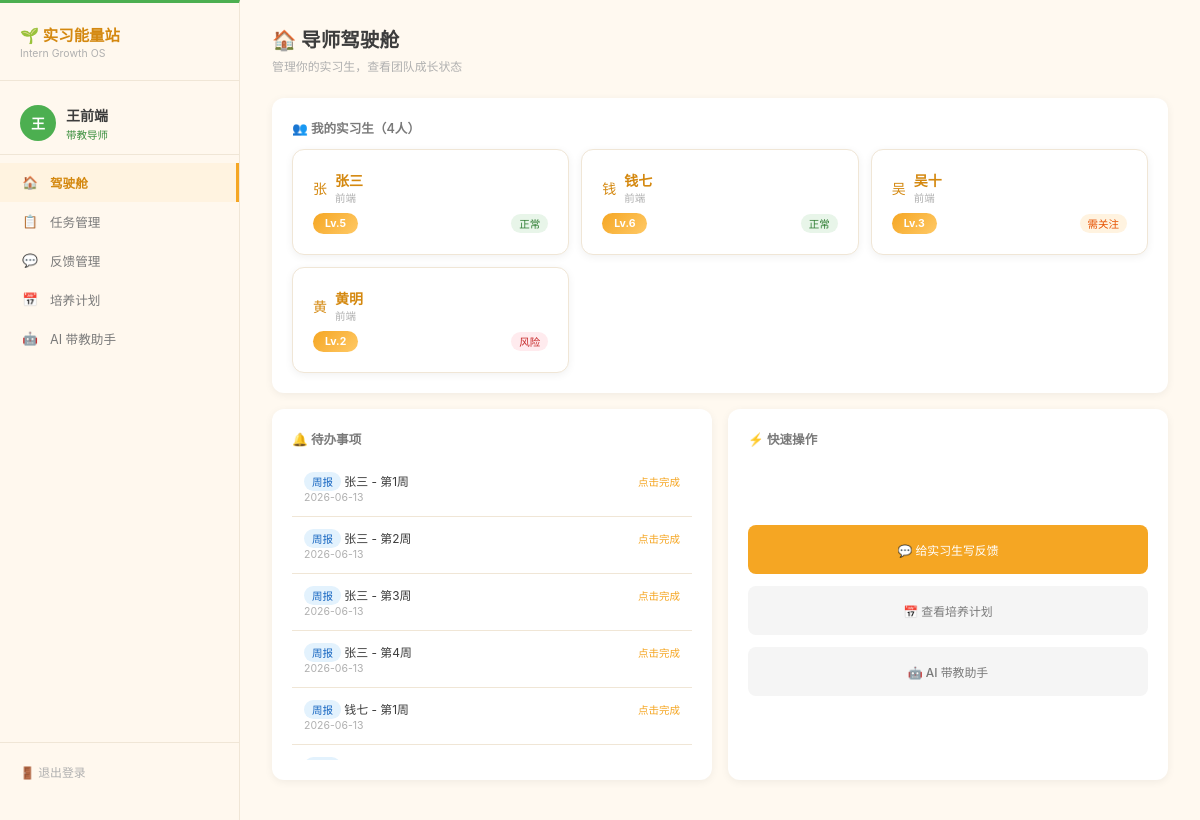
Screenshot of /mentor/dashboard (signed in) with the database file from the repository.
### tables this page shows
CREATE TABLE users (
            id INTEGER PRIMARY KEY AUTOINCREMENT,
            email TEXT UNIQUE NOT NULL,
            password_hash TEXT NOT NULL,
            name TEXT NOT NULL,
            role TEXT NOT NULL CHECK(role IN ('intern','mentor','hr','leader','admin')),
            avatar_url TEXT DEFAULT '',
            department TEXT DEFAULT '',
            position TEXT DEFAULT '',
            created_at DATETIME DEFAULT CURRENT_TIMESTAMP
        );

CREATE TABLE intern_profiles (
            id INTEGER PRIMARY KEY AUTOINCREMENT,
            user_id INTEGER UNIQUE NOT NULL,
            mentor_id INTEGER,
            start_date DATE,
            end_date DATE,
            level INTEGER DEFAULT 1,
            xp INTEGER DEFAULT 0,
            status TEXT DEFAULT 'active' CHECK(status IN ('active','completed','terminated')),
            FOREIGN KEY (user_id) REFERENCES users(id),
            FOREIGN KEY (mentor_id) REFERENCES users(id)
        );

CREATE TABLE weekly_reports (
            id INTEGER PRIMARY KEY AUTOINCREMENT,
            intern_id INTEGER NOT NULL,
            week_number INTEGER NOT NULL,
            content TEXT DEFAULT '',
            self_rating INTEGER DEFAULT 3,
            submitted_at DATETIME DEFAULT CURRENT_TIMESTAMP,
            mentor_comment TEXT DEFAULT '',
            mentor_reviewed_at DATETIME,
            FOREIGN KEY (intern_id) REFERENCES intern_profiles(id)
        );

### app.py (the view)
@app.route('/mentor/dashboard')
@login_required
@role_required('mentor')
def mentor_dashboard():
    db = get_db()
    uid = session['user_id']
    interns = db.execute(
        'SELECT u.*, ip.level, ip.xp FROM users u JOIN intern_profiles ip ON u.id=ip.user_id WHERE ip.mentor_id=?',
        (uid,)
    ).fetchall()
    intern_list = []
    for i in interns:
        intern_dict = dict(i)
        if intern_dict['level'] < 3:
            intern_dict['risk'] = 'danger'
        elif intern_dict['level'] < 5:
            intern_dict['risk'] = 'warning'
        else:
            intern_dict['risk'] = 'ok'
        intern_list.append(intern_dict)
    pending_reports = db.execute(
        '''SELECT wr.*, u.name as intern_name FROM weekly_reports wr
           JOIN intern_profiles ip ON wr.intern_id=ip.id
           JOIN users u ON ip.user_id=u.id
           WHERE ip.mentor_id=? AND wr.mentor_reviewed_at IS NULL''',
        (uid,)
    ).fetchall()
    overdue_tasks = db.execute(
        '''SELECT ta.*, u.name as intern_name FROM task_assignments ta
           JOIN intern_profiles ip ON ta.intern_id=ip.id
           JOIN users u ON ip.user_id=u.id
           WHERE ip.mentor_id=? AND ta.status=? AND ta.due_date < ?''',
        (uid, 'in_progress', datetime.now().strftime('%Y-%m-%d'))
    ).fetchall()
    db.close()
    return render_template('mentor/dashboard.html',
                          interns=intern_list,
                          pending_reports=[dict(r) for r in pending_reports],
                          overdue_tasks=[dict(t) for t in overdue_tasks])

### app.py (called while the page is built)
def login_required(f):
    @wraps(f)
    def decorated(*args, **kwargs):
        if 'user_id' not in session:
            return redirect(url_for('login'))
        return f(*args, **kwargs)
    return decorated

def role_required(*roles):
    def decorator(f):
        @wraps(f)
        def decorated(*args, **kwargs):
            if session.get('role') not in roles:
                flash('无权访问')
                return redirect(url_for('dashboard'))
            return f(*args, **kwargs)
        return decorated
    return decorator

def get_current_user():
    if 'user_id' in session:
        db = get_db()
        user = db.execute('SELECT * FROM users WHERE id=?', (session['user_id'],)).fetchone()
        db.close()
        return dict(user) if user else None
    return None

@app.context_processor
def inject_globals():
    user = get_current_user()
    role_colors = {
        'intern': {'primary': '#F5A623', 'primary_dark': '#E09000', 'primary_light': '#FFD180', 'bg': '#FFF8E1'},
        'mentor': {'primary': '#4CAF50', 'primary_dark': '#388E3C', 'primary_light': '#A5D6A7', 'bg': '#E8F5E9'},
        'leader': {'primary': '#9C27B0', 'primary_dark': '#7B1FA2', 'primary_light': '#CE93D8', 'bg': '#F3E5F5'},
        'admin': {'primary': '#607D8B', 'primary_dark': '#455A64', 'primary_light': '#B0BEC5', 'bg': '#ECEFF1'}
    }
    theme = role_colors.get(user['role'], role_colors['intern']) if user else role_colors['intern']
    return dict(current_user=user, now=datetime.now(), theme=theme)

### init_db.py (called while the page is built)
def get_db():
    db = sqlite3.connect(Config.DATABASE)
    db.row_factory = sqlite3.Row
    db.execute("PRAGMA foreign_keys = ON")
    return db

### templates/mentor/dashboard.html (shortened to what this page needs)
{% extends "layout.html" %}
{% block content %}
<div class="page-header">
    <h1>🏠 导师驾驶舱</h1>
    <p>管理你的实习生，查看团队成长状态</p>
</div>
<div class="card">
    <div class="card-header">👥 我的实习生（{{ interns | length }}人）</div>
    <div class="grid grid-3" style="gap:12px;">
        {% for i in interns %}
        <a href="{{ url_for('mentor_intern_detail', intern_id=i.id) }}" style="text-decoration:none;">
            <div class="card" style="margin-bottom:0; cursor:pointer; transition:transform 0.2s; border:1px solid var(--border);">
                <div class="flex-center gap-8" style="margin-bottom:8px;">
                    <div class="avatar">{{ i.name[0] }}</div>
                    <div>
                        <div style="font-weight:600;">{{ i.name }}</div>
                        <div class="text-muted" style="font-size:0.75rem;">{{ i.position }}</div>
                    </div>
                </div>
                <div class="flex-between">
                    <span class="level-badge" style="font-size:0.75rem;">Lv.{{ i.level }}</span>
                    <span class="badge badge-{{ i.risk }}">
                        {% if i.risk == 'ok' %}正常{% elif i.risk == 'warning' %}需关注{% else %}风险{% endif %}
                    </span>
                </div>
            </div>
        </a>
        {% endfor %}
    </div>
</div>
<div class="grid grid-2">
    <div class="card" style="display:flex; flex-direction:column;">
        <div class="card-header">🔔 待办事项</div>
        <div style="flex:1; max-height:300px; overflow-y:auto;">
            {% for r in pending_reports %}
            <div class="todo-item" style="padding:12px; border-bottom:1px solid var(--border); font-size:0.85rem; cursor:pointer;" onclick="markDone(this, 'report', {{ r.id }})">
                <div class="flex-between">
                    <span>
                        <span class="badge badge-info">周报</span>
                        {{ r.intern_name }} - 第{{ r.week_number }}周
                    </span>
                    <span style="color:var(--primary); font-size:0.75rem;">点击完成</span>
                </div>
                <div class="text-muted" style="font-size:0.75rem;">{{ r.submitted_at[:10] }}</div>
            </div>
            {% endfor %}
        </div>
    </div>
    <div class="card" style="display:flex; flex-direction:column;">
        <div class="card-header">⚡ 快速操作</div>
        <div style="flex:1; display:flex; flex-direction:column; justify-content:center; gap:12px; padding:16px 0;">
            <a href="{{ url_for('mentor_feedback') }}" class="btn btn-primary btn-block" style="padding:16px;">💬 给实习生写反馈</a>
            <a href="{{ url_for('mentor_plan') }}" class="btn btn-secondary btn-block" style="padding:16px;">📅 查看培养计划</a>
            <a href="{{ url_for('mentor_ai_copilot') }}" class="btn btn-secondary btn-block" style="padding:16px;">🤖 AI 带教助手</a>
        </div>
    </div>
</div>
{% endblock %}

### templates/layout.html (shortened to what this page needs)
{% extends "base.html" %}
{% set role_colors = {
    'intern': {'primary': '#F5A623', 'primary_dark': '#E09000', 'primary_light': '#FFD180', 'bg': '#FFF8E1'},
    'mentor': {'primary': '#4CAF50', 'primary_dark': '#388E3C', 'primary_light': '#A5D6A7', 'bg': '#E8F5E9'},
    'leader': {'primary': '#9C27B0', 'primary_dark': '#7B1FA2', 'primary_light': '#CE93D8', 'bg': '#F3E5F5'},
    'admin': {'primary': '#607D8B', 'primary_dark': '#455A64', 'primary_light': '#B0BEC5', 'bg': '#ECEFF1'}
} %}
{% set theme = role_colors.get(current_user.role, role_colors.intern) %}
{% block body %}
<div class="layout">
    <aside class="sidebar" style="border-top: 3px solid {{ theme.primary }};">
        <div class="sidebar-brand">
            <h2>🌱 实习能量站</h2>
            <div class="subtitle">Intern Growth OS</div>
        </div>
        {% if current_user %}
        <div class="sidebar-user">
            <div class="avatar" style="background:{{ theme.primary }};">{{ current_user.name[0] }}</div>
            <div class="name">{{ current_user.name }}</div>
            <div class="role" style="color:{{ theme.primary_dark }};">
                {% if current_user.role == 'intern' %}实习生
                {% elif current_user.role == 'mentor' %}带教导师
                {% elif current_user.role == 'leader' %}部门主管
                {% elif current_user.role == 'admin' %}管理员
                {% endif %}
            </div>
        </div>
        <nav class="sidebar-nav">
            {% if current_user.role == 'intern' %}
            <a href="{{ url_for('intern_dashboard') }}" class="{% if request.endpoint == 'intern_dashboard' %}active{% endif %}">
                <span class="icon">🏠</span> 我的主页
            </a>
            <a href="{{ url_for('intern_growth_map') }}" class="{% if request.endpoint == 'intern_growth_map' %}active{% endif %}">
                <span class="icon">🗺️</span> 成长分析
            </a>
            <a href="{{ url_for('intern_tasks') }}" class="{% if request.endpoint == 'intern_tasks' %}active{% endif %}">
                <span class="icon">📋</span> 成长任务
            </a>
            <a href="{{ url_for('intern_weekly_report') }}" class="{% if request.endpoint in ['intern_weekly_report', 'intern_weekly_report_edit', 'intern_feedback'] %}active{% endif %}">
                <span class="icon">📚</span> 成长周记
            </a>
            <a href="{{ url_for('intern_score_history') }}" class="{% if request.endpoint == 'intern_score_history' %}active{% endif %}">
                <span class="icon">📊</span> 评分历史
            </a>
            <a href="{{ url_for('intern_learning') }}" class="{% if request.endpoint == 'intern_learning' %}active{% endif %}">
                <span class="icon">📖</span> 学习资料
            </a>
            {% elif current_user.role == 'mentor' %}
            <a href="{{ url_for('mentor_dashboard') }}" class="{% if request.endpoint == 'mentor_dashboard' %}active{% endif %}">
                <span class="icon">🏠</span> 驾驶舱
            </a>
            <a href="{{ url_for('mentor_tasks') }}" class="{% if request.endpoint == 'mentor_tasks' %}active{% endif %}">
                <span class="icon">📋</span> 任务管理
            </a>
            <a href="{{ url_for('mentor_feedback') }}" class="{% if request.endpoint == 'mentor_feedback' %}active{% endif %}">
                <span class="icon">💬</span> 反馈管理
            </a>
            <a href="{{ url_for('mentor_plan') }}" class="{% if request.endpoint == 'mentor_plan' %}active{% endif %}">
                <span class="icon">📅</span> 培养计划
            </a>
            <a href="{{ url_for('mentor_ai_copilot') }}" class="{% if request.endpoint == 'mentor_ai_copilot' %}active{% endif %}">
                <span class="icon">🤖</span> AI 带教助手
            </a>
            {% endif %}
        </nav>
        <div class="sidebar-footer">
            <a href="{{ url_for('logout') }}">🚪 退出登录</a>
        </div>
        {% endif %}
    </aside>
    <main class="main-content">
        {% block content %}{% endblock %}
    </main>
</div>
{% endblock %}

### templates/base.html (shortened to what this page needs)
<!DOCTYPE html>
<html lang="zh-CN">
<head>
    <link rel="stylesheet" href="{{ url_for('static', filename='css/style.css') }}">
</head>
<body>
    {% block body %}{% endblock %}
</body>
</html>

### static/css/style.css (style rules this page uses)
*, *::before, *::after { box-sizing: border-box; margin: 0; padding: 0; }
:root { --primary: #F5A623; --primary-light: #FFC966; --primary-dark: #D4880F; --primary-bg: #FFF3E0; --bg-main: #FFF9F0; --bg-card: #FFFFFF; --bg-sidebar: #FFF8EE; --text-primary: #3D3D3D; --text-secondary: #7A7A7A; --text-muted: #B0B0B0; --border: #F0E6D6; --success: #4CAF50; --warning: #FF9800; --danger: #F44336; --info: #2196F3; --shadow-sm: 0 2px 8px rgba(0,0,0,0.06); --shadow-md: 0 4px 16px rgba(0,0,0,0.08); --radius-sm: 8px; --radius-md: 12px; --radius-lg: 16px; }
html { font-size: 14px; }
body { font-family: -apple-system, BlinkMacSystemFont, "Segoe UI", "PingFang SC", "Hiragino Sans GB", "Microsoft YaHei", sans-serif; background: var(--bg-main); color: var(--text-primary); min-height: 100vh; }
a { color: var(--primary-dark); text-decoration: none; }
.layout { display: flex; min-height: 100vh; }
.sidebar { width: 240px; background: var(--bg-sidebar); border-right: 1px solid var(--border); padding: 20px 0; display: flex; flex-direction: column; position: fixed; top: 0; left: 0; bottom: 0; z-index: 100; }
.sidebar-brand { padding: 0 20px 20px; border-bottom: 1px solid var(--border); margin-bottom: 12px; }
.sidebar-brand h2 { font-size: 1.1rem; color: var(--primary-dark); }
.sidebar-brand .subtitle { font-size: 0.75rem; color: var(--text-muted); margin-top: 2px; }
.sidebar-user { padding: 12px 20px; border-bottom: 1px solid var(--border); margin-bottom: 8px; }
.sidebar-user .name { font-weight: 600; }
.sidebar-user .role { font-size: 0.75rem; color: var(--text-muted); margin-top: 2px; }
.sidebar-user .avatar { width: 36px; height: 36px; border-radius: 50%; background: var(--primary-light); display: flex; align-items: center; justify-content: center; font-weight: 700; color: #fff; margin-right: 10px; float: left; }
.sidebar-nav { flex: 1; overflow-y: auto; }
.sidebar-nav a { display: flex; align-items: center; padding: 10px 20px; color: var(--text-secondary); font-size: 0.9rem; transition: all 0.2s; }
.sidebar-nav a.active { background: var(--primary-bg); color: var(--primary-dark); font-weight: 600; border-right: 3px solid var(--primary); }
.sidebar-nav a .icon { margin-right: 10px; width: 20px; text-align: center; }
.sidebar-footer { padding: 12px 20px; border-top: 1px solid var(--border); }
.sidebar-footer a { display: flex; align-items: center; padding: 8px 0; color: var(--text-muted); font-size: 0.85rem; }
.main-content { flex: 1; margin-left: 240px; padding: 24px 32px; min-height: 100vh; }
.card { background: var(--bg-card); border-radius: var(--radius-md); box-shadow: var(--shadow-sm); padding: 20px; margin-bottom: 16px; }
.card-header { font-size: 0.9rem; font-weight: 600; color: var(--text-secondary); margin-bottom: 12px; display: flex; align-items: center; justify-content: space-between; }
.grid { display: grid; gap: 16px; }
.grid-2 { grid-template-columns: repeat(2, 1fr); }
.grid-3 { grid-template-columns: repeat(3, 1fr); }
.level-badge { display: inline-flex; align-items: center; gap: 6px; background: linear-gradient(135deg, var(--primary), var(--primary-light)); color: #fff; padding: 4px 12px; border-radius: 20px; font-weight: 700; font-size: 0.85rem; }
.btn { display: inline-flex; align-items: center; padding: 8px 16px; border-radius: var(--radius-sm); font-size: 0.85rem; font-weight: 500; border: none; cursor: pointer; transition: all 0.2s; text-decoration: none; }
.btn-primary { background: var(--primary); color: #fff; }
.btn-secondary { background: #f5f5f5; color: var(--text-secondary); }
.btn-block { width: 100%; justify-content: center; }
.badge { display: inline-block; padding: 2px 8px; border-radius: 12px; font-size: 0.75rem; font-weight: 500; }
.badge-ok { background: #E8F5E9; color: #2E7D32; }
.badge-warning { background: #FFF3E0; color: #E65100; }
.badge-danger { background: #FFEBEE; color: #C62828; }
.badge-info { background: #E3F2FD; color: #1565C0; }
.page-header { margin-bottom: 24px; }
.page-header h1 { font-size: 1.4rem; font-weight: 700; }
.page-header p { color: var(--text-muted); font-size: 0.85rem; margin-top: 4px; }
.text-muted { color: var(--text-muted); }
.flex-between { display: flex; justify-content: space-between; align-items: center; }
.flex-center { display: flex; align-items: center; }
.gap-8 { gap: 8px; }

### rows the page displays
users: name "王", name "王前端"
intern_profiles: name "张", name "张三", position "前端", level "5", shows "正常"
intern_profiles: name "钱", name "钱七", position "前端", level "6", shows "正常"
intern_profiles: name "吴", name "吴十", position "前端", level "3", shows "需关注"
intern_profiles: name "黄", name "黄明", position "前端", level "2", shows "风险"
weekly_reports: intern_name "张三", week_number "1", submitted_at "2026-06-13"
weekly_reports: intern_name "张三", week_number "2", submitted_at "2026-06-13"
weekly_reports: intern_name "张三", week_number "3", submitted_at "2026-06-13"
weekly_reports: intern_name "张三", week_number "4", submitted_at "2026-06-13"
weekly_reports: intern_name "钱七", week_number "1", submitted_at "2026-06-13"

### other values shown
{{ interns | length }} "4"
